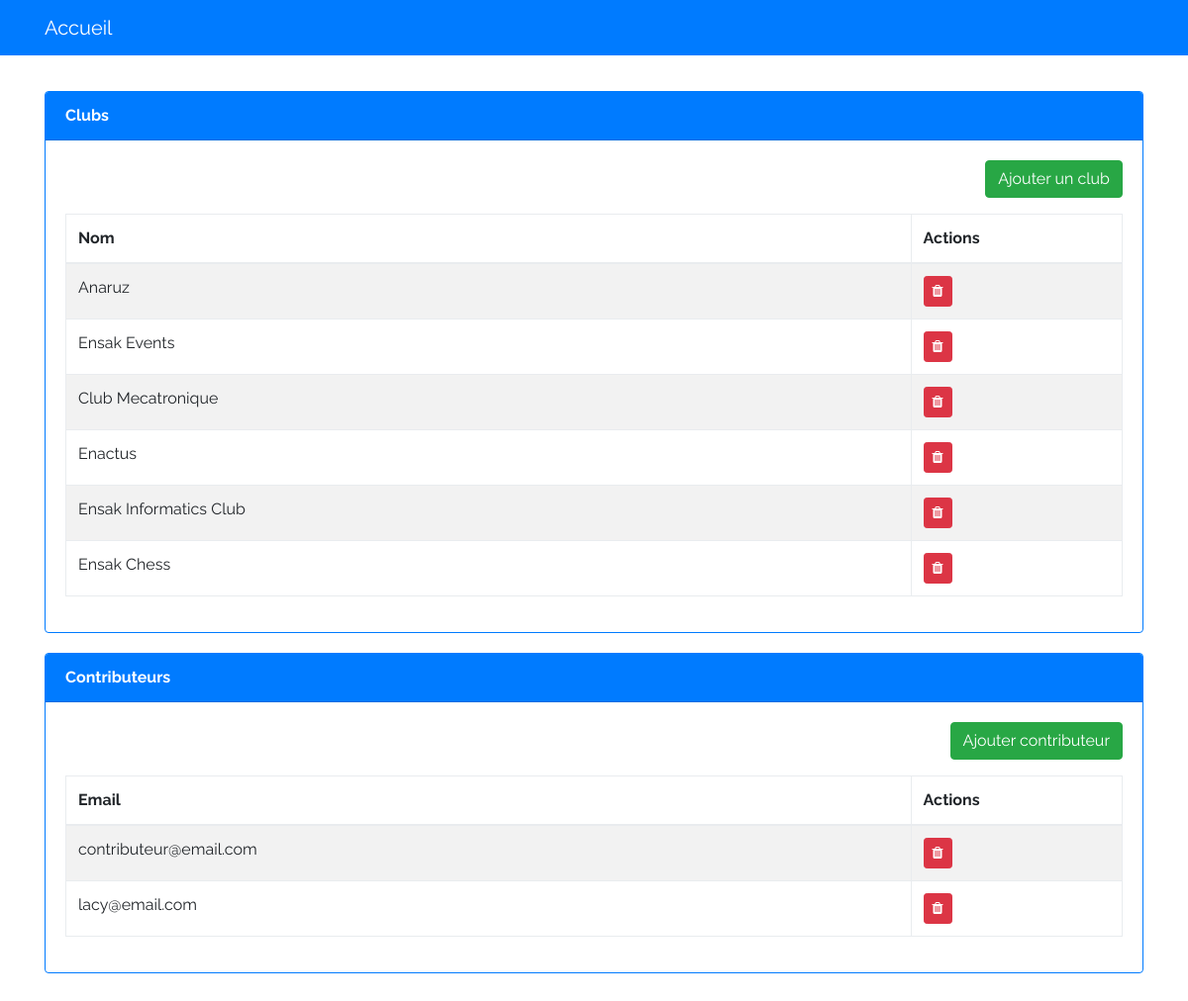
The app's page /gerer/gerer_ad.php with its own data.
### tables this page shows
CREATE TABLE `clubs` (
  `idTheme` int(5) NOT NULL,
  `emailA` varchar(50) NOT NULL,
  `nom` varchar(50) DEFAULT NULL
);

CREATE TABLE `contributeur` (
  `emailC` varchar(50) NOT NULL
);

### gerer/gerer_ad.php (the view, shortened to what this page needs)
<?php
include "inc/db.php";
$sql = "SELECT * FROM clubs";
$run_query = mysqli_query($con,$sql);
mysqli_num_rows($run_query);
?>
<!DOCTYPE html>
<html>
<body>
	<?php include("inc/header.php") ?>
	<div class="container">
		<div class="card border-primary">
			<div class="card-header bg-primary text-white">
				<strong>Clubs</strong>
			</div>
			<div class="card-body">
				<div class="row">
					<div class="col-md-12">
						<a href="create_ad.php" class="btn btn-success float-right mb-3"> Ajouter un club</a>
					</div>
				</div>
				<table class="table table-bordered table-striped">
					<thead>
						<tr>
							<th>Nom</th>
							<th style="width: 20%;">Actions</th>
						</tr>
					</thead>
					<tbody>
						<?php while($theme = mysqli_fetch_array($run_query)){ ?>
							<tr>
								<td><?= $theme['nom'] ?></td>
								<td>
									<a href="delete_ad.php?id=<?=$theme['idTheme']?>" class="btn btn-sm btn-danger" ><i class="fa fa-trash"></i></a>
								</td>
							</tr>
						<?php } ?>
					</tbody>
				</table>
			</div>
		</div>
	</div>
	<?php
	$sql = "SELECT * FROM contributeur";
	$run_query = mysqli_query($con,$sql);
	mysqli_num_rows($run_query);
	?>
	<div class="container">
		<div class="card border-primary">
			<div class="card-header bg-primary text-white">
				<strong>Contributeurs</strong>
			</div>
			<div class="card-body">
				<div class="row">
					<div class="col-md-12">
						<a href="create_ad_cont.php" class="btn btn-success float-right mb-3">Ajouter contributeur</a>
					</div>
				</div>
				<table class="table table-bordered table-striped">
					<thead>
						<tr>
							<th>Email</th>
							<th style="width: 20%;">Actions</th>
						</tr>
					</thead>
					<tbody>
						<?php while($cont = mysqli_fetch_array($run_query)){ ?>
							<tr>
								<td><?= $cont['emailC'] ?></td>
								<td>
									<a href="delete_ad_cont.php?id=<?=$cont['emailC']?>" class="btn btn-sm btn-danger" ><i class="fa fa-trash"></i></a>
								</td>
							</tr>
						<?php } ?>
					</tbody>
				</table>
			</div>
		</div>
	</div>
</body>
</html>

### gerer/css/style.css (style rules this page uses)
html { position: relative; min-height: 100%; }
body { margin-bottom: 60px; font-family: 'Raleway', sans-serif; }
body > .container { padding: 20px 15px 0; }

### records on screen
clubs: nom "Anaruz"
clubs: nom "Ensak Events"
clubs: nom "Club Mecatronique"
clubs: nom "Enactus"
clubs: nom "Ensak Informatics Club"
clubs: nom "Ensak Chess"
contributeur: emailC "contributeur@email.com"
contributeur: emailC "lacy@email.com"
